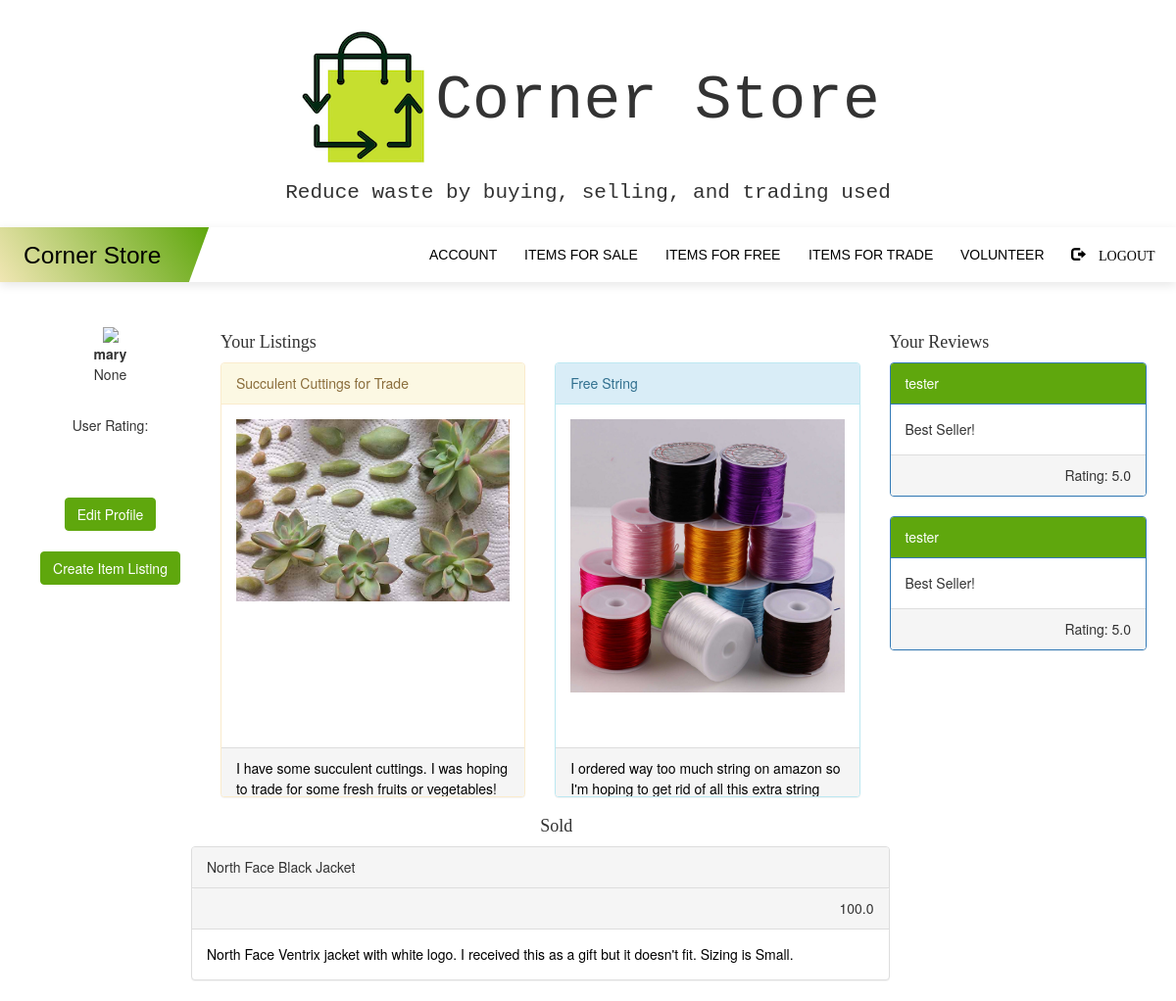
/profile (signed in), run on the app's committed database.
### myapp/models.py (models this page shows, shortened)
class User(UserMixin, db.Model):
    __tablename__ = 'users'
    id = db.Column(db.Integer, primary_key=True)
    username = db.Column(db.String(64), unique=True, index=True)
    email = db.Column(db.String(128), unique=True)
    password = db.Column(db.String(128))
    admin = db.Column(db.String(10))
    agency = db.Column(db.String(10))
    verified = db.Column(db.String(10))
    profile = db.relationship('Profile', backref='users', lazy='dynamic')
    listings = db.relationship('Listing', backref='users', lazy='dynamic')
    volunteer = db.relationship('Volunteer', backref='users', lazy='dynamic')
    bevolunteer = db.relationship('BeVolunteer', backref='users', lazy='dynamic')
    report = db.relationship('Report', backref='users', lazy='dynamic')
    review = db.relationship('Review', backref='users', lazy='dynamic')
    rating = db.relationship('Rating', backref='users', lazy='dynamic')

class Listing(db.Model):
    id = db.Column(db.Integer, primary_key=True)
    image_file = db.Column(db.String(20),nullable=False,default='default.jpg')
    name = db.Column(db.String(64))
    description = db.Column(db.String(512))
    location = db.Column(db.Integer)
    agency = db.Column(db.String(128))
    warehouse = db.Column(db.Boolean, default=False)
    free = db.Column(db.Boolean, default=False)
    price = db.Column(db.Float, default=0.00)
    trade = db.Column(db.Boolean, default=False)
    user_id = db.Column(db.Integer, db.ForeignKey('users.id'))
    status = db.Column(db.String, default='For Sale')

class Review(db.Model):
    id = db.Column(db.Integer, primary_key=True)
    rating = db.Column(db.Float)
    name = db.Column(db.String)
    review = db.Column(db.String(256))
    user_id = db.Column(db.Integer, db.ForeignKey('users.id'))

### myapp/routes.py (the view)
@myapp_obj.route("/profile")
@login_required
def profile():
    username = current_user.username
    user_id = current_user.id
    agency = current_user.agency
    admin = current_user.admin
    if agency == 'True':
        return redirect('/agencyprofile')
    if admin == 'True':
        return redirect('/adminprofile')
    a = Review.query.filter(Review.user_id==current_user.id).all()
    rating = Rating.query.filter(user_id==current_user.id).first()
    listings = Listing.query.filter(Listing.user_id==user_id)
    count = Listing.query.filter(Listing.user_id==user_id).count()
    sold = Listing.query.filter(Listing.user_id==user_id and Listing.status=='Sold').count()
    return render_template('profile.html', username = username, agency=agency, listings=listings, count=count, sold=sold, user=current_user, a=a, rating=rating)

### myapp/models.py (called while the page is built)
@login.user_loader
def load_user(id):
    return User.query.get(int(id))

### myapp/templates/profile.html (shortened to what this page needs)
{% extends "base.html" %}
{% block content %}
<br><br>
<div class="container rounded bg-white mt-2 mb-2">
    <div class="row">
        <div class="col-md-2 border-right">
            <div class="d-flex flex-column align-items-center text-center p-3 py-5">
                <img class="rounded-circle mt-5" width="150px" src="https://st3.depositphotos.com/15648834/17930/v/600/depositphotos_179308454-stock-illustration-unknown-person-silhouette-glasses-profile.jpg">
                <br> <center><strong><span class="font-weight-bold"> {{ username }}</span></strong>
                   <p> {{ agency }}</p>
                <br><span> User Rating: <br><br></span></center><span class="stars">{{rating.rating}}</span>
<br><br>
                <span><a href="/editprofile"> <button type="button" class="btn btn-primary">Edit Profile</button> </a></span><br><br>
                <span><a href="/createlisting"><button type="button" class="btn btn-primary">Create Item Listing</button></a></span>
            </div>
        </div>
        <div class="col-md-7 border-right">
            <div class="p-3 py-5">
                <h4 style='font-family: Monaco;'>Your Listings</h4>
                <div class="row mt-2">
                  {% if count > 0 %}
                    {% for i in listings %}
                    <div class="col-sm-6">
                        {% if i.status == 'For Sale' %}
                        <a href="/managelistings/{{i.id}}">
                          {% if i.price > 0.0 %}
                              <div class="panel panel-success">
                                  <div class="panel-heading">{{ i.name }}</div>
                                  <div class="panel-body" style="height:350px;overflow-y: scroll;"><img src="/static/listing_pics/{{i.image_file}}" class="img-responsive" style="width:100%" alt="Image"></div>
                                  <div class="panel-footer" style="height: 50px;overflow-y: scroll;">{{ i.description }}</div>
                            </div>
                            {% elif i.free %}
                            <div class="panel panel-info">
                                <div class="panel-heading">{{ i.name }}</div>
                                <div class="panel-body" style="height:350px;overflow-y: scroll;"><img src="/static/listing_pics/{{i.image_file}}" class="img-responsive" style="width:100%" alt="Image"></div>
                                <div class="panel-footer" style="height: 50px;overflow-y: scroll;">{{ i.description }}</div>
                          </div>
                          {% else %}
                          <div class="panel panel-warning">
                              <div class="panel-heading">{{ i.name }}</div>
                              <div class="panel-body" style="height:350px;overflow-y: scroll;"><img src="/static/listing_pics/{{i.image_file}}" class="img-responsive" style="width:100%" alt="Image"></div>
                              <div class="panel-footer" style="height: 50px;overflow-y: scroll;">{{ i.description }}</div>
                        </div>
                        {% endif %}
                          </div>
                        {% endif %}
                    {% endfor %}
                    {% else %}
                    <div class='well'>
                    <p> None </p>
                  </div>
                    {% endif %}
                  </div>
                    <h4 style='font-family: Monaco;'>Sold</h4>
                    <div class="row mt-2">
                    {% if sold > 0 %}
                    {% for i in listings %}
                        {% if i.status == 'Sold' %}
                        <a href="/managelistings/{{i.id}}">
                        <div class="panel panel-default">
                          <div class="panel-heading">
                            <div class="col">{{ i.name }}</div>
                        </div>
                        <div class="panel-heading">
                                <div class='col', style="text-align:right">
                            {% if i.price==0.00 %}
                                Free
                            {% else %}
                                {{i.price }}
                            {% endif %}
                        </div>
                    </div>
                          <div class="panel-body">
                            {{ i.description }} </div>
                        </div>
                    </a>
                        {% endif %}
                    {% endfor %}
                    {% else %}
                    <div class='well'>
                    <p> None </p>
                  </div>
                    {% endif %}
                </div>
            </div>
        </div>
    </div>
<div class="col-md-3 border-left">
  <h4 style='font-family: Monaco;'>Your Reviews</h4>
<div class="plzwork" style="overflow-y:auto; height:300px">
  {% for x in a %}
  <div class="p-3 py-5">
    <div class="panel panel-primary">
      <div class="panel-heading" style="background-color:#5fa70d">{{ x.name }}</div>
      <div class="panel-body">{{x.review}}</div>
      <div class="panel-footer" style="text-align:right; backgroud-color:white;">Rating: {{ x.rating }}</div>
</div>
</div>
{% endfor %}
</div>
</div>
</div>
</div>
</div>
{% endblock %}

### myapp/templates/base.html (shortened to what this page needs)
<!DOCTYPE html>
<html lang="en">
<html xmlns="http://www.w3.org/1999/xhtml"
      xmlns:th="http://www.thymeleaf.org">
<head>
    <link rel="stylesheet" href="https://maxcdn.bootstrapcdn.com/bootstrap/3.4.1/css/bootstrap.min.css">
    <link rel= "stylesheet" type= "text/css" href= "{{ url_for('static',filename='nav.css') }}">
</head>
<body>
<div class="jumbotron">
    <div class="container text-center">
        <h1><img src="{{url_for('static', filename='recyclebag.png')}}" alt="recycle">Corner Store</h1>
        <p>Reduce waste by buying, selling, and trading used </p>
    </div>
</div>
<nav id="nav">
    <div class="nav left">
        <span class="gradient skew"><h1 class="logo un-skew"><a href="/">Corner Store</a></h1></span>
    </div>
    <div class="nav right">
        <a href="/profile" class="nav-link"><span class="nav-link-span"><span class="u-nav">Account</span></span></a>
        <a href="/listings" class="nav-link"><span class="nav-link-span"><span class="u-nav">Items for Sale</span></span></a>
        <a href="/freelistings" class="nav-link"><span class="nav-link-span"><span class="u-nav">Items for Free</span></span></a>
        <a href="/tradelistings" class="nav-link"><span class="nav-link-span"><span class="u-nav">Items for Trade</span></span></a>
        <a href="/vollisting" class="nav-link"><span class="nav-link-span"><span class="u-nav">Volunteer</span></span></a>
        <a href="/logout" class="nav-link"><span class="nav-link-span">
          <span class="glyphicon glyphicon-log-out"> Logout</span></span></a>
    </div>
</nav>
<div>
    {% block content %}
    {% endblock %}
</body>
</html>

### myapp/static/nav.css (style rules this page uses)
button { background: none; box-shadow: none; border: none; cursor: pointer; }
html { scroll-behavior: smooth; }
body { line-height: 1.5em; padding: 0; margin: 0; }
.skew { transform: skew(-20deg); }
.un-skew { transform: skew(20deg); }
#nav { background-color: #fff; box-shadow: 0px 3px 10px rgba(0, 0, 0, 0.1); display: flex; flex-direction: column; font-family: "Saira Semi Condensed", sans-serif; height: 4em; overflow: hidden; }
.nav { display: flex; height: 4em; line-height: 4em; flex-grow: 1; }
.nav-link, .logo { padding: 0 1em; }
span.gradient { background: #ffdcbc; background: -webkit-linear-gradient(45deg, #FEECC3, #5fa70d); background: linear-gradient(45deg, #FEECC3, #5fa70d); padding: 0 1em; position: relative; right: 1em; margin-right: auto; }
h1.logo { font-weight: 300; font-size: 1.75em; line-height: 0.75em; color: #fff; }
.nav-link { text-transform: uppercase; text-align: center; border-top: 0.5px solid #ddd; }
a:link, a:visited, a:active { text-decoration: none; color: black; }
.right { display: flex; flex-direction: column; height: 100%; }
.btn-primary { color: #fff; background-color: #5fa70d; border-color: #5fa70d; }
@media (min-width: 800px) { #nav { overflow: hidden; flex-direction: row; } }
@media (min-width: 800px) { .nav-link { border-top: none; } }
@media (min-width: 800px) { .right { overflow: hidden; flex-direction: row; justify-content: flex-end; position: relative; left: 1.5em; height: auto; } }
@media (min-width: 800px) { .nav-link-span { transform: skew(20deg); display: inline-block; } }
@media (min-width: 800px) { .nav-link { transform: skew(-20deg); color: #777; text-decoration: none; } }
@media (min-width: 800px) { .nav-link:last-child { padding-right: 3em; } }

### myapp/templates/base.html (style rules this page uses)
.jumbotron { margin-bottom: 0; font-family: "Monaco", "Courier New", monospace; background-color: white; padding: 10px; }
img { max-width: 100%; max-height: 100%; }

### data on the page
User: username "mary"
Listing: name "Succulent Cuttings for Trade", image_file (picture), description "I have some succulent cuttings. I was hoping to trade for some fresh fruits or vegetables!"
Listing: name "Free String", image_file (picture), description "I ordered way too much string on amazon so I'm hoping to get rid of all this extra string…"
Listing: name "North Face Black Jacket", price "100.0", description "North Face Ventrix jacket with white logo. I received this as a gift but it doesn't fit. Sizing is Small."
Review: name "tester", review "Best Seller!", rating "5.0"
Review: name "tester", review "Best Seller!", rating "5.0"

### other printed values
{{ agency }} "None"
